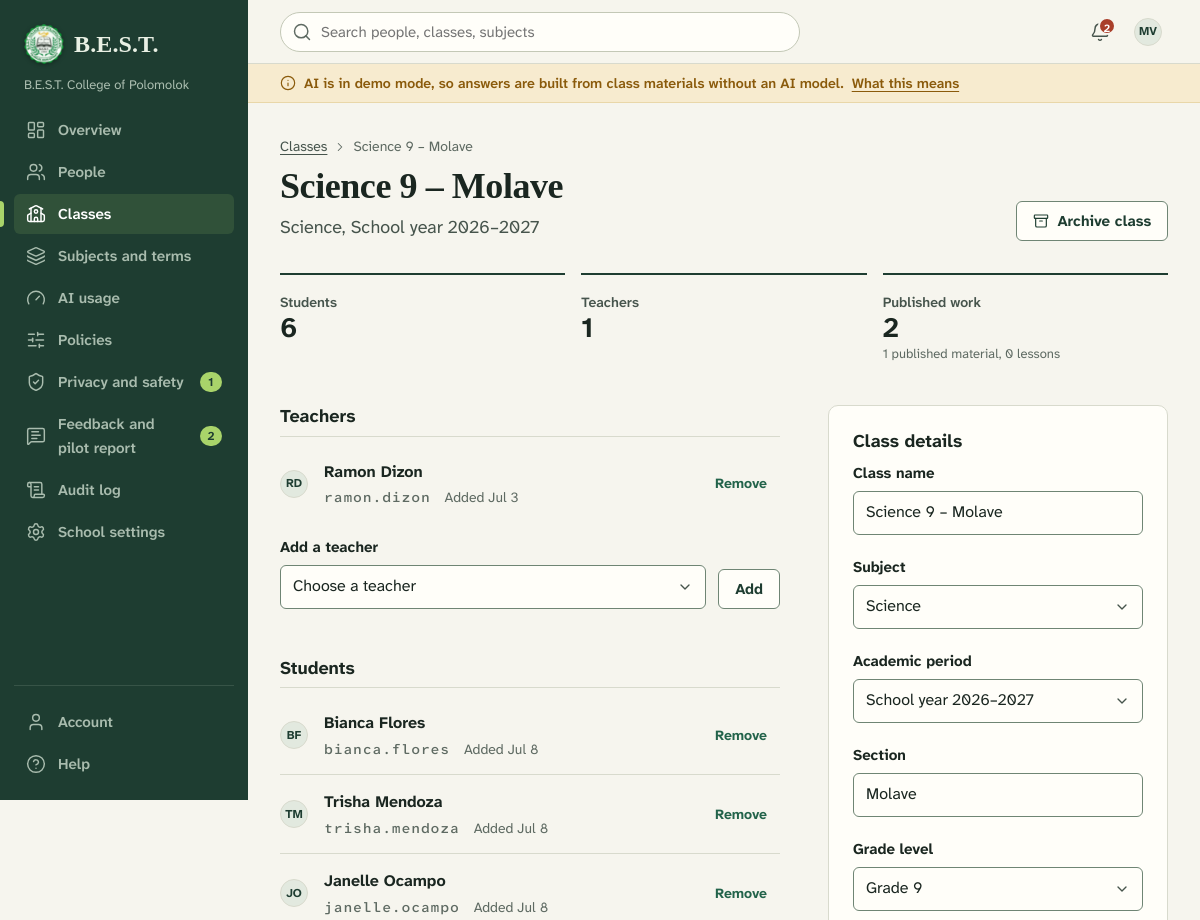
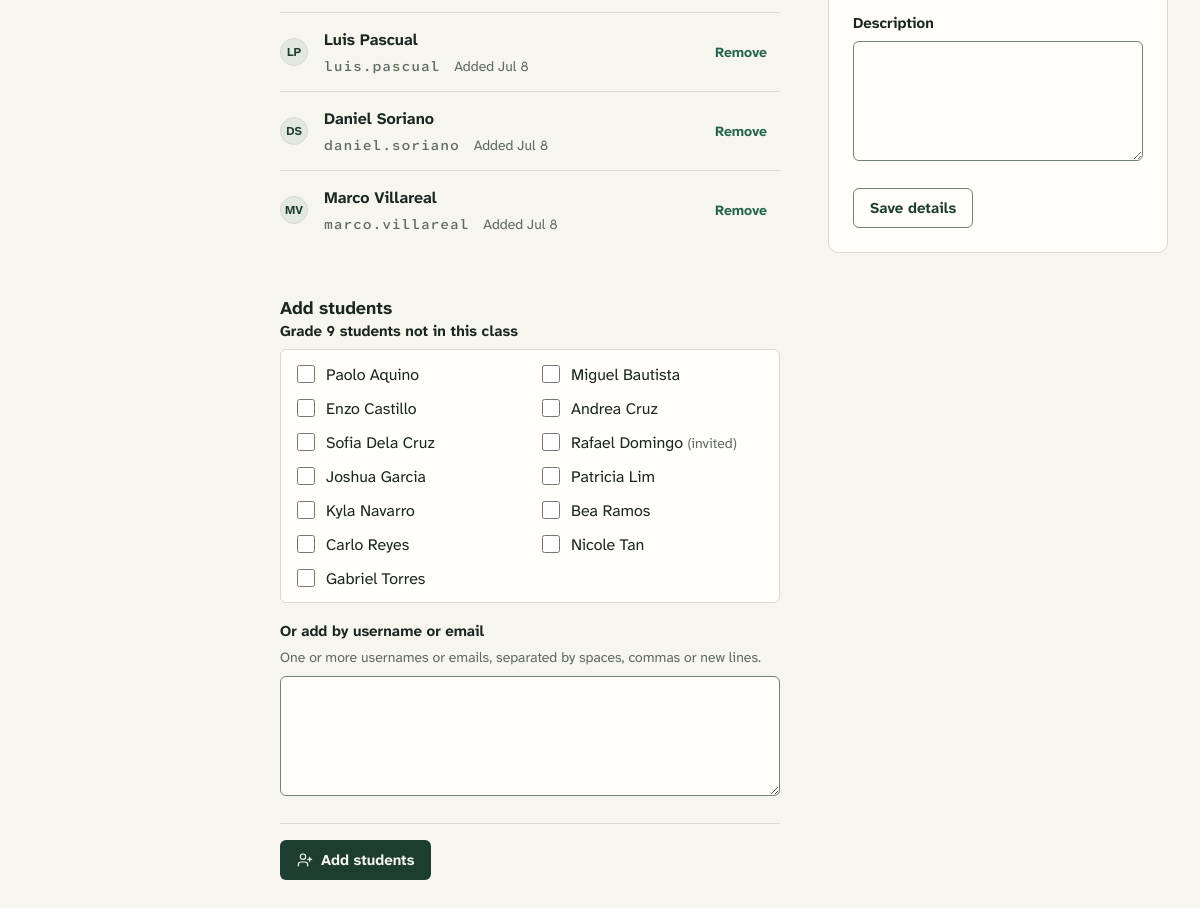
The page /public/admin/classes/2 (signed in) on the database its author committed (2 pictures, top to bottom).
### tables this page shows
CREATE TABLE users (
  id INT UNSIGNED NOT NULL AUTO_INCREMENT,
  organization_id INT UNSIGNED NOT NULL,
  role ENUM('admin','teacher','student') NOT NULL,
  status ENUM('invited','active','deactivated') NOT NULL DEFAULT 'invited',
  email VARCHAR(190) NOT NULL,
  password_hash VARCHAR(255) NULL,
  given_name VARCHAR(80) NOT NULL,
  family_name VARCHAR(80) NOT NULL,
  preferred_name VARCHAR(80) NULL,
  grade_level VARCHAR(40) NULL,
  avatar_path VARCHAR(255) NULL,
  language VARCHAR(8) NULL,
  timezone VARCHAR(64) NULL,
  preferences TEXT NULL,
  session_version INT UNSIGNED NOT NULL DEFAULT 1,
  is_demo TINYINT(1) NOT NULL DEFAULT 0,
  last_login_at DATETIME NULL,
  password_changed_at DATETIME NULL,
  deactivated_at DATETIME NULL,
  anonymized_at DATETIME NULL,
  created_at DATETIME NOT NULL DEFAULT CURRENT_TIMESTAMP,
  updated_at DATETIME NOT NULL DEFAULT CURRENT_TIMESTAMP,
  PRIMARY KEY (id),
  UNIQUE KEY uq_users_email (email),
  KEY idx_users_org_role (organization_id, role, status),
  KEY idx_users_org_name (organization_id, family_name, given_name),
  CONSTRAINT fk_users_org FOREIGN KEY (organization_id) REFERENCES organizations (id)
);

CREATE TABLE organizations (
  id INT UNSIGNED NOT NULL AUTO_INCREMENT,
  name VARCHAR(160) NOT NULL,
  short_name VARCHAR(60) NULL,
  slug VARCHAR(80) NOT NULL,
  logo_path VARCHAR(255) NULL,
  timezone VARCHAR(64) NOT NULL DEFAULT 'Asia/Manila',
  default_language VARCHAR(8) NOT NULL DEFAULT 'en',
  is_demo TINYINT(1) NOT NULL DEFAULT 0,
  created_at DATETIME NOT NULL DEFAULT CURRENT_TIMESTAMP,
  updated_at DATETIME NOT NULL DEFAULT CURRENT_TIMESTAMP,
  PRIMARY KEY (id),
  UNIQUE KEY uq_organizations_slug (slug)
);

CREATE TABLE classes (
  id INT UNSIGNED NOT NULL AUTO_INCREMENT,
  organization_id INT UNSIGNED NOT NULL,
  subject_id INT UNSIGNED NOT NULL,
  academic_period_id INT UNSIGNED NULL,
  name VARCHAR(140) NOT NULL,
  section VARCHAR(60) NULL,
  grade_level VARCHAR(40) NULL,
  description TEXT NULL,
  status ENUM('active','archived') NOT NULL DEFAULT 'active',
  join_code VARCHAR(12) NULL,
  join_code_enabled TINYINT(1) NOT NULL DEFAULT 0,
  join_code_expires_at DATETIME NULL,
  created_by INT UNSIGNED NULL,
  created_at DATETIME NOT NULL DEFAULT CURRENT_TIMESTAMP,
  updated_at DATETIME NOT NULL DEFAULT CURRENT_TIMESTAMP,
  PRIMARY KEY (id),
  UNIQUE KEY uq_classes_join_code (join_code),
  KEY idx_classes_org (organization_id, status),
  KEY idx_classes_subject (subject_id),
  CONSTRAINT fk_classes_org FOREIGN KEY (organization_id) REFERENCES organizations (id) ON DELETE CASCADE,
  CONSTRAINT fk_classes_subject FOREIGN KEY (subject_id) REFERENCES subjects (id),
  CONSTRAINT fk_classes_period FOREIGN KEY (academic_period_id) REFERENCES academic_periods (id) ON DELETE SET NULL,
  CONSTRAINT fk_classes_creator FOREIGN KEY (created_by) REFERENCES users (id) ON DELETE SET NULL
);

CREATE TABLE subjects (
  id INT UNSIGNED NOT NULL AUTO_INCREMENT,
  organization_id INT UNSIGNED NOT NULL,
  name VARCHAR(120) NOT NULL,
  code VARCHAR(30) NULL,
  description VARCHAR(500) NULL,
  archived_at DATETIME NULL,
  created_at DATETIME NOT NULL DEFAULT CURRENT_TIMESTAMP,
  updated_at DATETIME NOT NULL DEFAULT CURRENT_TIMESTAMP,
  PRIMARY KEY (id),
  UNIQUE KEY uq_subjects_name (organization_id, name),
  CONSTRAINT fk_subjects_org FOREIGN KEY (organization_id) REFERENCES organizations (id) ON DELETE CASCADE
);

CREATE TABLE academic_periods (
  id INT UNSIGNED NOT NULL AUTO_INCREMENT,
  organization_id INT UNSIGNED NOT NULL,
  name VARCHAR(100) NOT NULL,
  starts_on DATE NOT NULL,
  ends_on DATE NOT NULL,
  is_current TINYINT(1) NOT NULL DEFAULT 0,
  created_at DATETIME NOT NULL DEFAULT CURRENT_TIMESTAMP,
  updated_at DATETIME NOT NULL DEFAULT CURRENT_TIMESTAMP,
  PRIMARY KEY (id),
  KEY idx_periods_org (organization_id, starts_on),
  CONSTRAINT fk_periods_org FOREIGN KEY (organization_id) REFERENCES organizations (id) ON DELETE CASCADE,
  CONSTRAINT chk_periods_dates CHECK (ends_on >= starts_on)
);

CREATE TABLE class_memberships (
  id INT UNSIGNED NOT NULL AUTO_INCREMENT,
  class_id INT UNSIGNED NOT NULL,
  user_id INT UNSIGNED NOT NULL,
  role ENUM('teacher','student') NOT NULL,
  status ENUM('active','withdrawn') NOT NULL DEFAULT 'active',
  joined_via ENUM('admin','teacher','code','import') NOT NULL DEFAULT 'admin',
  joined_at DATETIME NOT NULL DEFAULT CURRENT_TIMESTAMP,
  withdrawn_at DATETIME NULL,
  PRIMARY KEY (id),
  UNIQUE KEY uq_memberships_class_user (class_id, user_id),
  KEY idx_memberships_user (user_id, status, role),
  KEY idx_memberships_class_role (class_id, role, status),
  CONSTRAINT fk_memberships_class FOREIGN KEY (class_id) REFERENCES classes (id) ON DELETE CASCADE,
  CONSTRAINT fk_memberships_user FOREIGN KEY (user_id) REFERENCES users (id) ON DELETE CASCADE
);

### app/Views/admin/class.php (the view, shortened to what the rows shown need)
<?php
$base = '/admin/classes/' . (int) $class['id'];
$archived = $class['status'] !== 'active';
$teacherRows = array_values(array_filter($members, static fn ($m) => $m['role'] === 'teacher' && $m['status'] === 'active'));
$studentRows = array_values(array_filter($members, static fn ($m) => $m['role'] === 'student' && $m['status'] === 'active'));
$withdrawn = array_values(array_filter($members, static fn ($m) => $m['status'] !== 'active'));
$memberRow = static function (array $m) use ($base, $archived): string {
    ob_start(); ?>
    <li class="row">
      <span class="row__lead"><?= partial('avatar', ['person' => $m, 'size' => 'sm']) ?></span>
      <div class="row__main">
        <a class="row__title" href="<?= e(url('/admin/users/' . (int) $m['id'])) ?>"><?= e(user_name($m)) ?></a>
        <div class="row__meta"><span class="code-text"><?= e((string) $m['username']) ?></span>
          <?php if ($m['user_status'] === 'invited'): ?><span><?= e(t('Invitation not yet accepted')) ?></span><?php endif; ?>
          <span><?= e(t('Added :date', ['date' => fmt_date($m['joined_at'], 'date_short')])) ?></span></div>
      </div>
      <?php if (!$archived): ?>
        <div class="row__aside">
          <form method="post" action="<?= e(url($base . '/members/' . (int) $m['membership_id'] . '/remove')) ?>" data-confirm="<?= e($m['role'] === 'student' ? t(':name will no longer see this class. Their submitted work and grades are kept.', ['name' => user_name($m)]) : t(':name will no longer see or manage this class.', ['name' => user_name($m)])) ?>" data-confirm-title="<?= e(t('Remove from class?')) ?>" data-confirm-action="<?= e(t('Remove')) ?>" data-confirm-tone="danger">
            <?= csrf_field() ?><button class="btn btn--quiet btn--sm" type="submit"><?= e(t('Remove')) ?></button></form>
        </div>
      <?php endif; ?>
    </li>
    <?php return (string) ob_get_clean();
};
?>
<div class="page-head">
  <div class="page-head__text">
    <h1 class="page-title"><?= e($class['name']) ?></h1>
    <p class="page-lead"><?= e($class['subject_name']) ?><?= $class['period_name'] ? ', ' . e($class['period_name']) : '' ?><?= $archived ? ' ' . badge(t('Archived'), 'neutral') : '' ?></p>
  </div>
  <div class="page-actions">
    <form method="post" action="<?= e(url($base . '/status')) ?>"<?= $archived ? '' : ' data-confirm="' . e(t('Teachers and students keep read access, but no new work, materials or members can be added. You can restore it later.')) . '" data-confirm-title="' . e(t('Archive this class?')) . '" data-confirm-action="' . e(t('Archive')) . '"' ?>>
      <button class="btn btn--secondary" type="submit"><?= icon($archived ? 'archive-restore' : 'archive', 'icon--sm') ?><?= e($archived ? t('Restore class') : t('Archive class')) ?></button>
    </form>
  </div>
</div>
<div class="layout-split">
  <div class="stack" id="members">
    <section class="section" aria-labelledby="teachers-title">
      <div class="section__head"><h2 class="section__title" id="teachers-title"><?= e(t('Teachers')) ?></h2></div>
      <?php if (!$teacherRows): ?><p class="meta"><?= e(t('No teacher yet. Add one so the class can be run.')) ?></p>
      <?php else: ?><ul class="rows"><?php foreach ($teacherRows as $m): ?><?= $memberRow($m) ?><?php endforeach; ?></ul><?php endif; ?>
    </section>
    <section class="section" aria-labelledby="students-title">
      <?php $notSetUp = count(array_filter($studentRows, static fn ($m) => $m['user_status'] === 'invited')); ?>
      <div class="section__head"><h2 class="section__title" id="students-title"><?= e(t('Students')) ?></h2>
        <?php if ($notSetUp && !$archived): ?>
          <form method="post" action="<?= e(url($base . '/slips')) ?>" data-confirm="<?= e(tp('Prints a sign-in slip with a new one-time code for the :count student who has not set up an account yet. Earlier links for them stop working.', 'Prints a sign-in slip with a new one-time code for each of the :count students who have not set up an account yet. Earlier links for them stop working.', $notSetUp)) ?>" data-confirm-title="<?= e(t('Print sign-in slips?')) ?>" data-confirm-action="<?= e(t('Print slips')) ?>">
            <?= csrf_field() ?><button class="btn btn--quiet btn--sm" type="submit"><?= icon('printer', 'icon--sm') ?><?= e(tp('Sign-in slip for :count student', 'Sign-in slips for :count students', $notSetUp)) ?></button>
          </form>
        <?php endif; ?></div>
      <?php if (!$studentRows): ?><p class="meta"><?= e(t('No students yet. Add them below, or let the teacher share a class code.')) ?></p>
      <?php else: ?><ul class="rows"><?php foreach ($studentRows as $m): ?><?= $memberRow($m) ?><?php endforeach; ?></ul><?php endif; ?>
    </section>
    <?php if (!$archived): ?>
      <section class="section" aria-labelledby="add-title">
        <h2 class="section__title" id="add-title"><?= e(t('Add students')) ?></h2>
        <form method="post" action="<?= e(url($base . '/members')) ?>">
          <?php if ($candidates): ?>
            <fieldset style="border:0; padding:0; margin:0 0 16px">
              <legend class="field__label"><?= e($class['grade_level'] ? t(':grade students not in this class', ['grade' => $class['grade_level']]) : t('Students not in this class')) ?></legend>
              <div class="checklist-grid">
                <?php foreach ($candidates as $s): ?>
                  <label class="check-row"><input type="checkbox" name="user_ids[]" value="<?= (int) $s['id'] ?>"> <span><?= e(user_name($s)) ?><?= $s['status'] === 'invited' ? ' <span class="meta">(' . e(t('invited')) . ')</span>' : '' ?></span></label>
                <?php endforeach; ?>
              </div>
            </fieldset>
          <?php endif; ?>
        </form>
      </section>
    <?php endif; ?>
  </div>
  <aside class="stack">
    <section class="panel" aria-labelledby="det-title">
      <h2 class="panel__title" id="det-title"><?= e(t('Class details')) ?></h2>
    </section>
  </aside>
</div>

### app/Views/partials/avatar.php
<?php
$size = $size ?? '';
$class = 'avatar' . ($size ? ' avatar--' . $size : '');
?>
<span class="<?= e($class) ?>" aria-hidden="true"><?php if (!empty($person['avatar_path']) && !empty($person['id'])): ?><img src="<?= e(url('/avatars/' . (int) $person['id'])) ?>" alt=""><?php else: ?><?= e(initials($person)) ?><?php endif; ?></span>

### app/Views/layouts/app.php (shortened to what the rows shown need)
<?php
$user = auth_user();
$htmlClass = [];
$schoolLogo = $user && !empty($user['org_logo_path']) ? url('/school-logo') : null;
$aiDemo = Config::get('ai.provider', 'demo') === 'demo';
?><!doctype html>
<html lang="<?= e(Translator::locale() === 'fil' ? 'fil' : 'en') ?>" class="<?= e(implode(' ', $htmlClass)) ?>">
<head>
  <link rel="stylesheet" href="<?= e(asset('css/app.css')) ?>">
</head>
<body class="<?= e(trim(($page_class ?? '') . ($aiDemo ? ' has-demo-band' : ''))) ?>" data-role="<?= e($user['role'] ?? '') ?>" data-i18n="<?= json_attr(ScriptStrings::common()) ?>"<?php if (!empty($katex)): ?> data-katex-css="<?= e(asset('vendor/katex/katex.min.css')) ?>" data-katex-js="<?= e(asset('vendor/katex/katex.min.js')) ?>" data-katex-render="<?= e(asset('vendor/katex/auto-render.min.js')) ?>"<?php endif; ?>>
<div class="shell">
  <aside class="spine" id="spine" aria-label="<?= e(t('Main navigation')) ?>">
    <a class="brand" href="<?= e(url(home_path())) ?>">
      <?= partial('seal', ['size' => 40, 'class' => 'brand__mark', 'logo' => $schoolLogo]) ?>
      <span class="brand__name"><?= e(Config::get('app.short_name', 'B.E.S.T.')) ?></span>
    </a>
    <?php if ($user): ?>
      <p class="spine__school"><?= e($user['org_name']) ?></p>
    <?php endif; ?>
    <nav aria-label="<?= e(t('Main')) ?>">
      <ul class="nav">
      </ul>
    </nav>
    <div class="spine__foot">
      <ul class="nav">
      </ul>
    </div>
  </aside>
  <div class="workspace">
    <header class="topbar">
      <form class="topbar__search" role="search" action="<?= e(url('/search')) ?>" method="get" id="global-search">
        <input id="global-search-input" type="search" name="q" value="<?= e((string) ($_GET['q'] ?? '')) ?>"
               placeholder="<?= e($user && $user['role'] === 'admin' ? t('Search people, classes, subjects') : t('Search classes, work and materials')) ?>" autocomplete="off">
      </form>
      <div class="topbar__actions">
        <details class="menu" data-menu>
          <summary class="icon-btn" aria-label="<?= e(t('Account menu')) ?>">
            <?= partial('avatar', ['person' => $user, 'size' => 'sm']) ?>
          </summary>
        </details>
      </div>
    </header>
    <main class="main" id="main" tabindex="-1">
      <?= $content ?>
    </main>
  </div>
</div>
</body>
</html>

### rows shown on the page
users: organization.short_name "B.E.S.T.", organization.name "B.E.S.T. College of Polomolok", q "Search people, classes, subjects", initials($person) "MV"
classes: name "Science 9 – Molave", subject.name "Science", academic_period.name "School year 2026–2027", status "Archive class", grade_level "Grade 9 students not in this class"
class_memberships: user.family_name "RD", user.family_name "Ramon Dizon", user.username "ramon.dizon", joined_at.timezone "Added Jul 3"
class_memberships: user.family_name "BF", user.family_name "Bianca Flores", user.username "bianca.flores", joined_at.timezone "Added Jul 8"
class_memberships: user.family_name "TM", user.family_name "Trisha Mendoza", user.username "trisha.mendoza", joined_at.timezone "Added Jul 8"
class_memberships: user.family_name "JO", user.family_name "Janelle Ocampo", user.username "janelle.ocampo", joined_at.timezone "Added Jul 8"
class_memberships: user.family_name "LP", user.family_name "Luis Pascual", user.username "luis.pascual", joined_at.timezone "Added Jul 8"
class_memberships: user.family_name "DS", user.family_name "Daniel Soriano", user.username "daniel.soriano", joined_at.timezone "Added Jul 8"
class_memberships: user.family_name "MV", user.family_name "Marco Villareal", user.username "marco.villareal", joined_at.timezone "Added Jul 8"
users: user_name($s) "Paolo Aquino"
users: user_name($s) "Miguel Bautista"
users: user_name($s) "Enzo Castillo"
users: user_name($s) "Andrea Cruz"
users: user_name($s) "Sofia Dela Cruz"
users: user_name($s) "Rafael Domingo", status "invited"
users: user_name($s) "Joshua Garcia"
users: user_name($s) "Patricia Lim"
users: user_name($s) "Kyla Navarro"
users: user_name($s) "Bea Ramos"
users: user_name($s) "Carlo Reyes"
users: user_name($s) "Nicole Tan"
users: user_name($s) "Gabriel Torres"

### other values the page prints
$item['label'] "Overview"
$item['label'] "People"
$item['label'] "Classes"
$item['label'] "Subjects and terms"
$item['label'] "AI usage"
$item['label'] "Policies"
$item['label'] "Privacy and safety"
$item['count'] "1"
$item['label'] "Feedback and pilot report"
$item['count'] "2"
$item['label'] "Audit log"
$item['label'] "School settings"
$item['label'] "Account"
$item['label'] "Help"
$unread "2"
